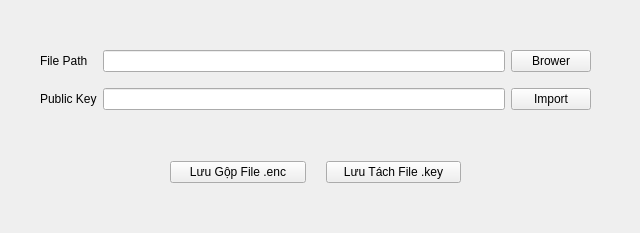
<?xml version="1.0" encoding="UTF-8"?>
<ui version="4.0">
 <class>Form</class>
 <widget class="QWidget" name="Form">
  <property name="geometry">
   <rect>
    <x>0</x>
    <y>0</y>
    <width>640</width>
    <height>233</height>
   </rect>
  </property>
  <property name="windowTitle">
   <string>Mã Hóa file</string>
  </property>
  <widget class="QWidget" name="gridLayoutWidget">
   <property name="geometry">
    <rect>
     <x>40</x>
     <y>40</y>
     <width>551</width>
     <height>80</height>
    </rect>
   </property>
   <layout class="QGridLayout" name="gridLayout">
    <item row="1" column="1">
     <widget class="QLineEdit" name="lineEdit_2">
      <property name="readOnly">
       <bool>true</bool>
      </property>
     </widget>
    </item>
    <item row="0" column="1">
     <widget class="QLineEdit" name="lineEdit">
      <property name="readOnly">
       <bool>true</bool>
      </property>
     </widget>
    </item>
    <item row="0" column="2">
     <widget class="QPushButton" name="pushButton">
      <property name="text">
       <string>Brower</string>
      </property>
     </widget>
    </item>
    <item row="0" column="0">
     <widget class="QLabel" name="label">
      <property name="text">
       <string>File Path</string>
      </property>
     </widget>
    </item>
    <item row="1" column="0">
     <widget class="QLabel" name="label_2">
      <property name="text">
       <string>Public Key</string>
      </property>
     </widget>
    </item>
    <item row="1" column="2">
     <widget class="QPushButton" name="pushButton_2">
      <property name="text">
       <string>Import</string>
      </property>
     </widget>
    </item>
   </layout>
  </widget>
  <widget class="QWidget" name="">
   <property name="geometry">
    <rect>
     <x>170</x>
     <y>160</y>
     <width>291</width>
     <height>25</height>
    </rect>
   </property>
   <layout class="QHBoxLayout" name="horizontalLayout">
    <property name="spacing">
     <number>20</number>
    </property>
    <item>
     <widget class="QPushButton" name="pushButton_3">
      <property name="text">
       <string>Lưu Gộp File .enc</string>
      </property>
     </widget>
    </item>
    <item>
     <widget class="QPushButton" name="pushButton_4">
      <property name="text">
       <string>Lưu Tách File .key</string>
      </property>
     </widget>
    </item>
   </layout>
  </widget>
 </widget>
 <resources/>
 <connections/>
</ui>
